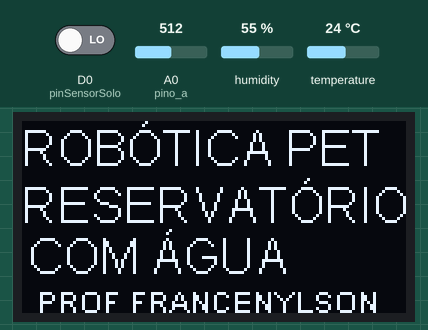
The sketch below on a simulated ESP8266 (NodeMCU). Shown: 128×64 one-colour display. The test bench sets the inputs (shaded band); at power-on: A0 (pino_a) = 512, D0 (pinSensorSolo) LOW, humidity 55 %, temperature 24 °C. What the sketch prints to the serial monitor is not drawn.

Above: at 1.1 s.
At 13.9 s:
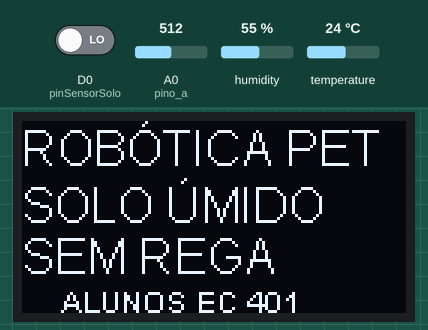
14.0 s: A0 (pino_a) set to 690
28.0 s: A0 (pino_a) set to 717
At 41.7 s:
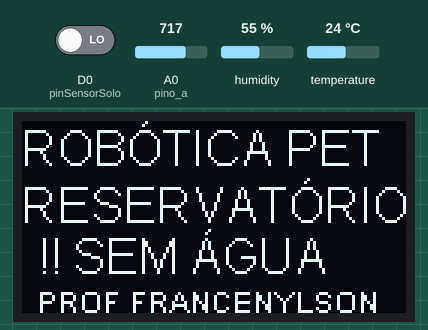
42.0 s: A0 (pino_a) set to 691
51.8 s: D0 (pinSensorSolo) driven HIGH
At 62.4 s:
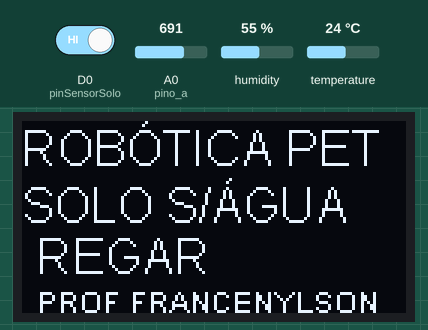
65.4 s: humidity set to 22 %
At 71.3 s:
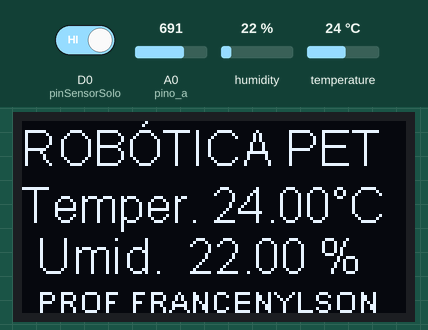
Timing chart, 0 to 72.8 s (numbered marks = the images above; inputs shaded):
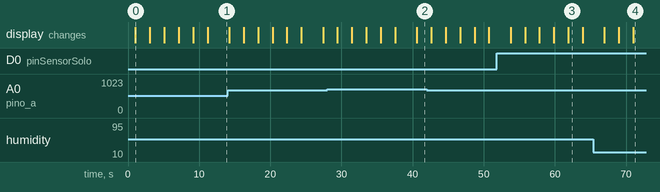

Measured:
- the behaviour switches between 701 and 702 on A0 (pino_a) (found by bisection; images 1 and 2)
- after the input at 28.0 s, the display: first differs from a run without the input after 12.6 s (image 2)
- after the input at 51.8 s, the display: first differs from a run without the input after 10.1 s (image 3)
- what the display in image 0 shows lasts 2.0 s, from 1.1 s to 3.1 s

The sketch:

DHT11_OLED_AGUA_SOLO_MODELO_1_OK.ino
```cpp
#include "ESP8266WiFi.h"
#include "SSD1306.h" // incluindo a biblioteca do oled`
SSD1306 display(0x3c, D2, D1); // definindo o endereco e os pinos
#include "DHTesp.h"

#ifdef ESP32
#pragma message(THIS EXAMPLE IS FOR ESP8266 ONLY!)
#error Select ESP8266 board.
#endif

#define pinSensorSolo D0

DHTesp dht;

//int pino_d = D0; //Pino ligado ao D0 do sensor
int pino_a = A0; //Pino ligado ao A0 do sensor
int val_d = 0; //Armazena o valor lido do pino digital
int val_a = 0; //Armazena o valor lido do pino analogico

void setup() {
Serial.begin(115200);//PORTA SERIAL
display.init(); // iniciando o display oled
display.flipScreenVertically(); //orientacao do texto
dht.setup(D5, DHTesp::DHT11);

// DEFINE OS PINOS DO SENSOR efine os pinosCOMO ENTRADA DO SENSOR DE ÁGUA
 // pinMode(pino_d, INPUT);
  pinMode(pino_a, INPUT);
  pinMode(pinSensorSolo, INPUT);

}
void loop() {
  //SENSOR CHUVA
  //val_d = digitalRead(pino_d);
  val_a = analogRead(pino_a);
  Serial.print("Valor digital : ");
  Serial.print(val_d);
  Serial.print(" - Valor analogico : ");
  Serial.println(val_a);

  //DHT11
  delay(dht.getMinimumSamplingPeriod());

  float humidity = dht.getHumidity();
  float temperature = dht.getTemperature();

  //SOLO
  int val = digitalRead(pinSensorSolo);
  int umidadeSolo = val;
  Serial.println(umidadeSolo);


  if (val_a >701 && val_a <1025)
  {
      // IMPRIME SITUAÇÃO DO RESERVATORIO
      display.clear();//LIMPA O BUFFER PARA O DISPLAY
      display.display();//ENVIA UM BUFFER PARA O DISPLAY
      display.setTextAlignment(TEXT_ALIGN_LEFT);//DEFINE O ALINHAMENTO DO DISPLAY
      display.setFont(ArialMT_Plain_16);//DEFINE A FONTE E O TAMANHO PARA ESCRITA
      display.drawString(0, 0, "ROBÓTICA PET"); //10=ESPACAMENTO A ESQUERA E 0=LINHA DO TESTO
      display.drawString(2, 10, " ");
      display.setTextAlignment(TEXT_ALIGN_LEFT);
      display.setFont(ArialMT_Plain_16);
      display.drawString(0, 19, "RESERVATÓRIO");// ESCREVE TEXTO NA POSICAO INDICADA:1=POSICAO HORIZONTAL E 23=POSIC VERTICAL
      display.drawString(5, 36, "!! SEM ÁGUA " );// ESCREVE TEXTO NA POSICAO INDICADA:33=POSICAO HORIZONTAL E 35=POSIC VERTICAL
      display.setTextAlignment(TEXT_ALIGN_LEFT);
      display.setFont(ArialMT_Plain_10);
      display.drawString(5, 54, "PROF FRANCENYLSON");// ESCREVE TEXTO NA POSICAO INDICADA:8=POSICAO HORIZONTAL E 50=POSIC VERTICAL
      display.display();
      delay(2000);
      display.clear();//LIMPA O BUFFER PARA O DISPLAY
      display.display();//ENVIA UM BUFFER PARA O DISPLAY
      display.setTextAlignment(TEXT_ALIGN_LEFT);//DEFINE O ALINHAMENTO DO DISPLAY
      display.setFont(ArialMT_Plain_16);//DEFINE A FONTE E O TAMANHO PARA ESCRITA
      display.drawString(0, 0, "ROBÓTICA PET"); //10=ESPACAMENTO A ESQUERA E 0=LINHA DO TESTO
      display.drawString(2, 10, " ");
      display.setTextAlignment(TEXT_ALIGN_LEFT);
      display.setFont(ArialMT_Plain_16);
      display.drawString(0, 19, "RESERVATÓRIO");// ESCREVE TEXTO NA POSICAO INDICADA:1=POSICAO HORIZONTAL E 23=POSIC VERTICAL
      display.drawString(5, 36, "!! SEM ÁGUA");// ESCREVE TEXTO NA POSICAO INDICADA:33=POSICAO HORIZONTAL E 35=POSIC VERTICAL
      display.setTextAlignment(TEXT_ALIGN_LEFT);
      display.setFont(ArialMT_Plain_10);
      display.drawString(10, 54, " ALUNOS EC 401");// ESCREVE TEXTO NA POSICAO INDICADA:8=POSICAO HORIZONTAL E 50=POSIC VERTICAL
      display.display();
      delay(2000);
      //DHT11
      display.clear();//LIMPA O BUFFER PARA O DISPLAY
      display.display();//ENVIA UM BUFFER PARA O DISPLAY
      display.setTextAlignment(TEXT_ALIGN_LEFT);//DEFINE O ALINHAMENTO DO DISPLAY
      display.setFont(ArialMT_Plain_16);//DEFINE A FONTE E O TAMANHO PARA ESCRITA
      display.drawString(0, 0, "ROBÓTICA PET"); //10=ESPACAMENTO A ESQUERA E 0=LINHA DO TESTO
      display.drawString(2, 10, " ");
      display.setTextAlignment(TEXT_ALIGN_LEFT);
      display.setFont(ArialMT_Plain_16);
      display.drawString(0, 19, "Temper. "+String(temperature)+"°C");// ESCREVE TEXTO NA POSICAO INDICADA:1=POSICAO HORIZONTAL E 23=POSIC VERTICAL
      display.drawString(5, 36, "Umid.  "+String(humidity)+" %");// ESCREVE TEXTO NA POSICAO INDICADA:33=POSICAO HORIZONTAL E 35=POSIC VERTICAL
      display.setTextAlignment(TEXT_ALIGN_LEFT);
      display.setFont(ArialMT_Plain_10);
      display.drawString(5, 54, "PROF FRANCENYLSON");// ESCREVE TEXTO NA POSICAO INDICADA:8=POSICAO HORIZONTAL E 50=POSIC VERTICAL
      display.display();
      delay(2000);
      display.clear();//LIMPA O BUFFER PARA O DISPLAY
      display.display();//ENVIA UM BUFFER PARA O DISPLAY
      display.setTextAlignment(TEXT_ALIGN_LEFT);//DEFINE O ALINHAMENTO DO DISPLAY
      display.setFont(ArialMT_Plain_16);//DEFINE A FONTE E O TAMANHO PARA ESCRITA
      display.drawString(0, 0, "ROBÓTICA PET"); //10=ESPACAMENTO A ESQUERA E 0=LINHA DO TESTO
      display.drawString(2, 10, " ");
      display.setTextAlignment(TEXT_ALIGN_LEFT);
      display.setFont(ArialMT_Plain_16);
      display.drawString(0, 19, "Temper. "+String(temperature)+"°C");// ESCREVE TEXTO NA POSICAO INDICADA:1=POSICAO HORIZONTAL E 23=POSIC VERTICAL
      display.drawString(5, 36, "Umid.  "+String(humidity)+" %");// ESCREVE TEXTO NA POSICAO INDICADA:33=POSICAO HORIZONTAL E 35=POSIC VERTICAL
      display.setTextAlignment(TEXT_ALIGN_LEFT);
      display.setFont(ArialMT_Plain_10);
      display.drawString(10, 54, " ALUNOS EC 401");// ESCREVE TEXTO NA POSICAO INDICADA:8=POSICAO HORIZONTAL E 50=POSIC VERTICAL
      display.display();
      delay(2000);


  }

  else
  {
      display.clear();//LIMPA O BUFFER PARA O DISPLAY
      display.display();//ENVIA UM BUFFER PARA O DISPLAY
      display.setTextAlignment(TEXT_ALIGN_LEFT);//DEFINE O ALINHAMENTO DO DISPLAY
      display.setFont(ArialMT_Plain_16);//DEFINE A FONTE E O TAMANHO PARA ESCRITA
      display.drawString(0, 0, "ROBÓTICA PET"); //10=ESPACAMENTO A ESQUERA E 0=LINHA DO TESTO
      display.drawString(2, 10, " ");
      display.setTextAlignment(TEXT_ALIGN_LEFT);
      display.setFont(ArialMT_Plain_16);
      display.drawString(0, 19, "RESERVATÓRIO");// ESCREVE TEXTO NA POSICAO INDICADA:1=POSICAO HORIZONTAL E 23=POSIC VERTICAL
      display.drawString(2, 36, "COM ÁGUA " );// ESCREVE TEXTO NA POSICAO INDICADA:33=POSICAO HORIZONTAL E 35=POSIC VERTICAL
      display.setTextAlignment(TEXT_ALIGN_LEFT);
      display.setFont(ArialMT_Plain_10);
      display.drawString(5, 54, "PROF FRANCENYLSON");// ESCREVE TEXTO NA POSICAO INDICADA:8=POSICAO HORIZONTAL E 50=POSIC VERTICAL
      display.display();
      delay(2000);
      display.clear();//LIMPA O BUFFER PARA O DISPLAY
      display.display();//ENVIA UM BUFFER PARA O DISPLAY
      display.setTextAlignment(TEXT_ALIGN_LEFT);//DEFINE O ALINHAMENTO DO DISPLAY
      display.setFont(ArialMT_Plain_16);//DEFINE A FONTE E O TAMANHO PARA ESCRITA
      display.drawString(0, 0, "ROBÓTICA PET"); //10=ESPACAMENTO A ESQUERA E 0=LINHA DO TESTO
      display.drawString(2, 10, " ");
      display.setTextAlignment(TEXT_ALIGN_LEFT);
      display.setFont(ArialMT_Plain_16);
      display.drawString(0, 19, "RESERVATÓRIO");// ESCREVE TEXTO NA POSICAO INDICADA:1=POSICAO HORIZONTAL E 23=POSIC VERTICAL
      display.drawString(2, 36, "COM ÁGUA");// ESCREVE TEXTO NA POSICAO INDICADA:33=POSICAO HORIZONTAL E 35=POSIC VERTICAL
      display.setTextAlignment(TEXT_ALIGN_LEFT);
      display.setFont(ArialMT_Plain_10);
      display.drawString(10, 54, " ALUNOS EC 401");// ESCREVE TEXTO NA POSICAO INDICADA:8=POSICAO HORIZONTAL E 50=POSIC VERTICAL
      display.display();
      delay(2000);
      //DHT11
      display.clear();//LIMPA O BUFFER PARA O DISPLAY
      display.display();//ENVIA UM BUFFER PARA O DISPLAY
      display.setTextAlignment(TEXT_ALIGN_LEFT);//DEFINE O ALINHAMENTO DO DISPLAY
      display.setFont(ArialMT_Plain_16);//DEFINE A FONTE E O TAMANHO PARA ESCRITA
      display.drawString(0, 0, "ROBÓTICA PET"); //10=ESPACAMENTO A ESQUERA E 0=LINHA DO TESTO
      display.drawString(2, 10, " ");
      display.setTextAlignment(TEXT_ALIGN_LEFT);
      display.setFont(ArialMT_Plain_16);
      display.drawString(0, 19, "Temper. "+String(temperature)+"°C");// ESCREVE TEXTO NA POSICAO INDICADA:1=POSICAO HORIZONTAL E 23=POSIC VERTICAL
      display.drawString(5, 36, "Umid.  "+String(humidity)+" %");// ESCREVE TEXTO NA POSICAO INDICADA:33=POSICAO HORIZONTAL E 35=POSIC VERTICAL
      display.setTextAlignment(TEXT_ALIGN_LEFT);
      display.setFont(ArialMT_Plain_10);
      display.drawString(5, 54, "PROF FRANCENYLSON");// ESCREVE TEXTO NA POSICAO INDICADA:8=POSICAO HORIZONTAL E 50=POSIC VERTICAL
      display.display();
      delay(2000);
      display.clear();//LIMPA O BUFFER PARA O DISPLAY
      display.display();//ENVIA UM BUFFER PARA O DISPLAY
      display.setTextAlignment(TEXT_ALIGN_LEFT);//DEFINE O ALINHAMENTO DO DISPLAY
      display.setFont(ArialMT_Plain_16);//DEFINE A FONTE E O TAMANHO PARA ESCRITA
      display.drawString(0, 0, "ROBÓTICA PET"); //10=ESPACAMENTO A ESQUERA E 0=LINHA DO TESTO
      display.drawString(2, 10, " ");
      display.setTextAlignment(TEXT_ALIGN_LEFT);
      display.setFont(ArialMT_Plain_16);
      display.drawString(0, 19, "Temper. "+String(temperature)+"°C");// ESCREVE TEXTO NA POSICAO INDICADA:1=POSICAO HORIZONTAL E 23=POSIC VERTICAL
      display.drawString(5, 36, "Umid.  "+String(humidity)+" %");// ESCREVE TEXTO NA POSICAO INDICADA:33=POSICAO HORIZONTAL E 35=POSIC VERTICAL
      display.setTextAlignment(TEXT_ALIGN_LEFT);
      display.setFont(ArialMT_Plain_10);
      display.drawString(10, 54, " ALUNOS EC 401");// ESCREVE TEXTO NA POSICAO INDICADA:8=POSICAO HORIZONTAL E 50=POSIC VERTICAL
      display.display();
      delay(2000);

  }
  if (umidadeSolo==1)
  {
    //SOLO
      display.clear();//LIMPA O BUFFER PARA O DISPLAY
      display.display();//ENVIA UM BUFFER PARA O DISPLAY
      display.setTextAlignment(TEXT_ALIGN_LEFT);//DEFINE O ALINHAMENTO DO DISPLAY
      display.setFont(ArialMT_Plain_16);//DEFINE A FONTE E O TAMANHO PARA ESCRITA
      display.drawString(0, 0, "ROBÓTICA PET"); //10=ESPACAMENTO A ESQUERA E 0=LINHA DO TESTO
      display.drawString(2, 10, " ");
      display.setTextAlignment(TEXT_ALIGN_LEFT);
      display.setFont(ArialMT_Plain_16);
      display.drawString(0, 19, "SOLO S/ÁGUA");// ESCREVE TEXTO NA POSICAO INDICADA:1=POSICAO HORIZONTAL E 23=POSIC VERTICAL
      display.drawString(5, 36, "REGAR");// ESCREVE TEXTO NA POSICAO INDICADA:33=POSICAO HORIZONTAL E 35=POSIC VERTICAL
      display.setTextAlignment(TEXT_ALIGN_LEFT);
      display.setFont(ArialMT_Plain_10);
      display.drawString(5, 54, "PROF FRANCENYLSON");// ESCREVE TEXTO NA POSICAO INDICADA:8=POSICAO HORIZONTAL E 50=POSIC VERTICAL
      display.display();
      delay(2000);
      display.clear();//LIMPA O BUFFER PARA O DISPLAY
      display.display();//ENVIA UM BUFFER PARA O DISPLAY
      display.setTextAlignment(TEXT_ALIGN_LEFT);//DEFINE O ALINHAMENTO DO DISPLAY
      display.setFont(ArialMT_Plain_16);//DEFINE A FONTE E O TAMANHO PARA ESCRITA
      display.drawString(0, 0, "ROBÓTICA PET"); //10=ESPACAMENTO A ESQUERA E 0=LINHA DO TESTO
      display.drawString(2, 10, " ");
      display.setTextAlignment(TEXT_ALIGN_LEFT);
      display.setFont(ArialMT_Plain_16);
      display.drawString(0, 19, "SOLO S/ ÁGUA");// ESCREVE TEXTO NA POSICAO INDICADA:1=POSICAO HORIZONTAL E 23=POSIC VERTICAL
      display.drawString(5, 36, "REGAR");// ESCREVE TEXTO NA POSICAO INDICADA:33=POSICAO HORIZONTAL E 35=POSIC VERTICAL
      display.setTextAlignment(TEXT_ALIGN_LEFT);
      display.setFont(ArialMT_Plain_10);
      display.drawString(10, 54, " ALUNOS EC 401");// ESCREVE TEXTO NA POSICAO INDICADA:8=POSICAO HORIZONTAL E 50=POSIC VERTICAL
      display.display();
      delay(2000);
  }

  else if (umidadeSolo==0)
   {
    //SOLO
      display.clear();//LIMPA O BUFFER PARA O DISPLAY
      display.display();//ENVIA UM BUFFER PARA O DISPLAY
      display.setTextAlignment(TEXT_ALIGN_LEFT);//DEFINE O ALINHAMENTO DO DISPLAY
      display.setFont(ArialMT_Plain_16);//DEFINE A FONTE E O TAMANHO PARA ESCRITA
      display.drawString(0, 0, "ROBÓTICA PET"); //10=ESPACAMENTO A ESQUERA E 0=LINHA DO TESTO
      display.drawString(2, 10, " ");
      display.setTextAlignment(TEXT_ALIGN_LEFT);
      display.setFont(ArialMT_Plain_16);
      display.drawString(0, 19, "SOLO ÚMIDO");// ESCREVE TEXTO NA POSICAO INDICADA:1=POSICAO HORIZONTAL E 23=POSIC VERTICAL
      display.drawString(0, 36, "SEM REGA");// ESCREVE TEXTO NA POSICAO INDICADA:33=POSICAO HORIZONTAL E 35=POSIC VERTICAL
      display.setTextAlignment(TEXT_ALIGN_LEFT);
      display.setFont(ArialMT_Plain_10);
      display.drawString(5, 54, "PROF FRANCENYLSON");// ESCREVE TEXTO NA POSICAO INDICADA:8=POSICAO HORIZONTAL E 50=POSIC VERTICAL
      display.display();
      delay(2000);
      display.clear();//LIMPA O BUFFER PARA O DISPLAY
      display.display();//ENVIA UM BUFFER PARA O DISPLAY
      display.setTextAlignment(TEXT_ALIGN_LEFT);//DEFINE O ALINHAMENTO DO DISPLAY
      display.setFont(ArialMT_Plain_16);//DEFINE A FONTE E O TAMANHO PARA ESCRITA
      display.drawString(0, 0, "ROBÓTICA PET"); //10=ESPACAMENTO A ESQUERA E 0=LINHA DO TESTO
      display.drawString(2, 10, " ");
      display.setTextAlignment(TEXT_ALIGN_LEFT);
      display.setFont(ArialMT_Plain_16);
      display.drawString(0, 19, "SOLO ÚMIDO");// ESCREVE TEXTO NA POSICAO INDICADA:1=POSICAO HORIZONTAL E 23=POSIC VERTICAL
      display.drawString(0, 36, "SEM REGA");// ESCREVE TEXTO NA POSICAO INDICADA:33=POSICAO HORIZONTAL E 35=POSIC VERTICAL
      display.setTextAlignment(TEXT_ALIGN_LEFT);
      display.setFont(ArialMT_Plain_10);
      display.drawString(10, 54, " ALUNOS EC 401");// ESCREVE TEXTO NA POSICAO INDICADA:8=POSICAO HORIZONTAL E 50=POSIC VERTICAL
      display.display();
      delay(2000);
   }
   else
      Serial.print("DEU CERTO");

}
```
